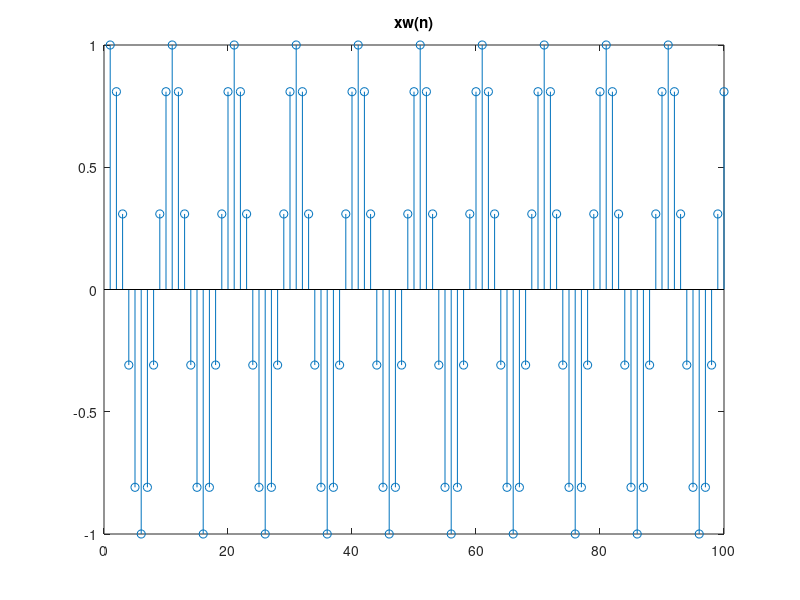
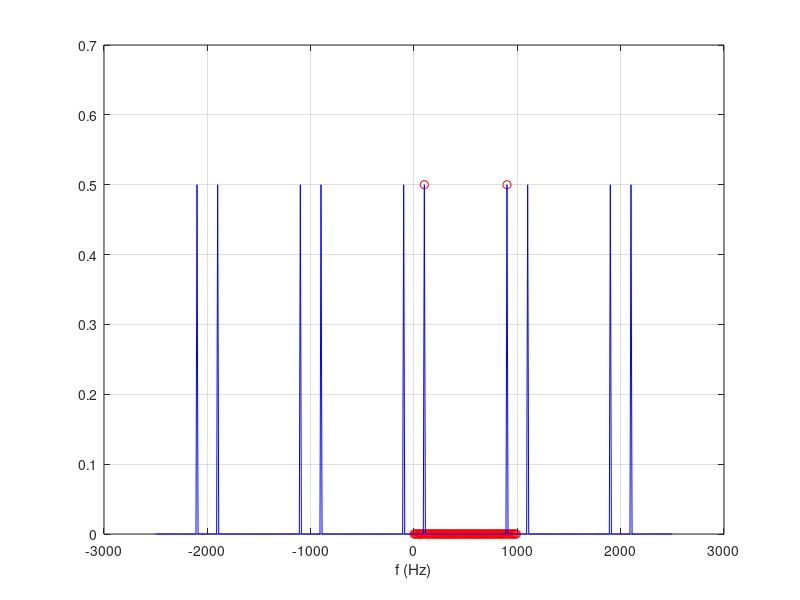
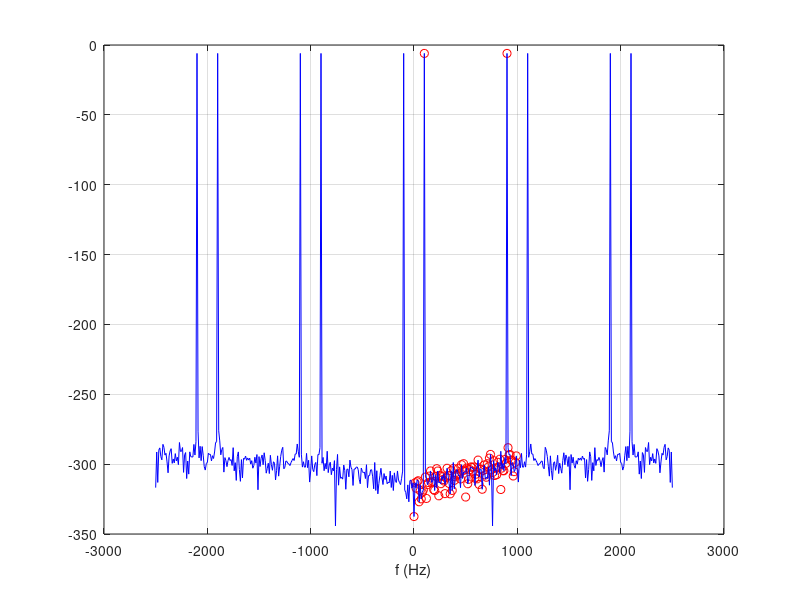

These figures' MATLAB source, in order:
clc; clear all; close all;

N = 100;                            % number of samples: 100 --> 1000
fs = 1000; dt=1/fs; t=dt*(0:N-1);   % sampling ratio
df = 10;                            % sampling step in DtFT: 10 --> 1
fmax = 2.5*fs;                      % sampling range in DtFT: 2.5 --> 0.5
fx1 = 100;                          % frequency of signal component 1
fx2 = 250; Ax2 =0.001;              % frequency and amplitude of signal component 2
                                    % 250 --> 110, 0.001 --> 0.00001


                                    
% Signal
x1 = cos(2*pi*fx1*t);           % first component
x2 = Ax2*cos(2*pi*fx2*t);       % 250Hz --> 110Hz, 0.001 --> 0.00001
x = x1;                         % + x2; % x1, x1+x2, 20*log10(0.00001)=-100 dB
stem(x); title('x(n)'); pause   % analyzed signal

% Windowing
w1 = boxcar(N)';                % rectangular window
w2 = hanning(N)';               % Hanning window
w3 = chebwin(N,140)';           % Chebyshev window, 80, 100, 120, 140
w = w1;                         % w1 --> w2, w3 (80, 100, 120, 140)
stem(w); title('w(n)'); pause   % window
x = x .* w;                     % x = x, w, x.*w
stem(x); title('xw(n)'); pause  % windowed signal

% DFT - later in this chapter (red circles)
% k=0:N-1; n=0:N-1; F = exp(-j*2*pi*(k’*n)); X = (1/N)*F*x;
f0 = fs/N; f1 = f0*(0:N-1);     % DFT freq step = f0 = 1/(N*dt)
for k = 1:N
    X1(k) = sum( x .* exp(-j*2*pi/N* (k-1) *(0:N-1) ) )/ N;
   %X1(k) = sum( x .* exp(-j*2*pi/N* (f1(k)/fs) *(0:N-1) ) )/ N;
end
%X1 = N*X1/sum(w);              % scaling for any window

% DtFT - already discussed (blue line)
f2 = -fmax : df : fmax;         % df = 10 --> 1; first this freq. range
for k = 1 : length(f2)
    X2(k) = sum( x .* exp(-j*2*pi* (f2(k)/fs) *( 0:N-1) ) ) / N;
end
%X2 = N*X2/sum(w);              % scaling for any window

% Figures
figure; plot(f1,abs(X1),'ro',f2,abs(X2),'b-');
    xlabel('f (Hz)'); grid; pause
figure; plot(f1,20*log10(abs(X1)),'ro',f2,20*log10(abs(X2)),'b-');
    xlabel('f (Hz)'); grid; pause